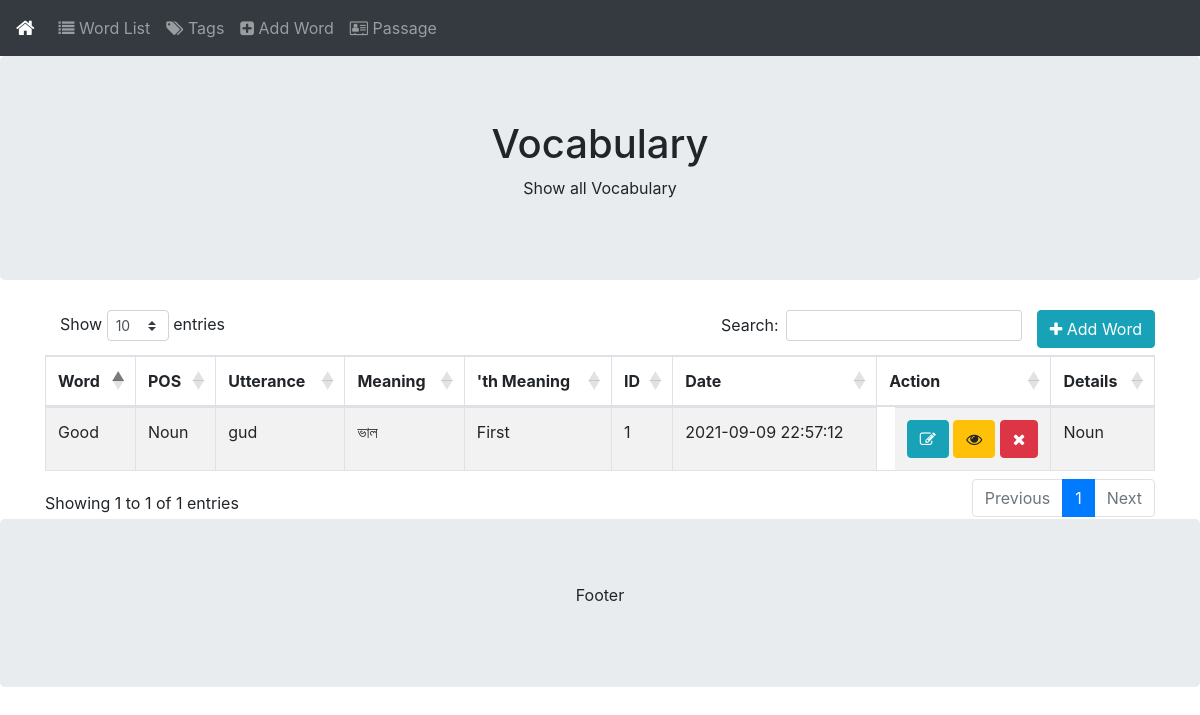
The page / on the database its author committed.
### tables this page shows
CREATE TABLE `words` (
  `id` int(11) NOT NULL,
  `word` varchar(200) NOT NULL,
  `pos` enum('Noun','Pronoun','Adjective','Verb','Adverb','Preposition','Conjunction','Interjection') NOT NULL,
  `spelling` varchar(300) DEFAULT NULL,
  `utterance` varchar(300) DEFAULT NULL,
  `mnemonics` varchar(500) DEFAULT NULL,
  `smeaning` varchar(300) NOT NULL,
  `lmeaning` varchar(1000) NOT NULL,
  `sentence` varchar(1000) DEFAULT NULL,
  `picture` varchar(200) DEFAULT NULL,
  `meaning_number` int(11) NOT NULL DEFAULT 1,
  `past` varchar(100) DEFAULT NULL,
  `participle` varchar(100) DEFAULT NULL,
  `complete` int(11) NOT NULL DEFAULT 0,
  `created_at` datetime NOT NULL DEFAULT current_timestamp(),
  `updated_at` datetime NOT NULL DEFAULT current_timestamp()
);

### database.php (called while the page is built, shortened)
<?php
class Database{
	public $hostname = "localhost";
	public $username = "root";
	public $passowrd = "";
	public $database = "vocabulary";
	public $connection;
	public function __construct()
	{
		$this->connection = new mysqli($this->hostname, $this->username, $this->passowrd, $this->database);
	}
	public function fetch($table, array $columns, array $condition){
		$where_condition = "";
		$columns = (empty($columns)) ? "*" : rtrim(implode(",",$columns), ",");
		$result=$this->connection->query("SELECT $columns FROM $table $where_condition");
		return $result->fetch_all(MYSQLI_ASSOC);
	}
}
$obj = new Database();
?>

### index.php (the view)
<?php require "header.php"; ?>
<div class="jumbotron text-center" style="margin-bottom:0">
  <h1>Vocabulary</h1>
  <p>Show all Vocabulary</p>
</div>
<div class="container" style="margin-top:30px">
  <div class="row">
    <div class="col-sm-12">
        <a href="save-word.php" class="btn btn-info pull-right"><i class="fa fa-plus" aria-hidden="true"></i> Add Word</a>
        <table id="word-list" class="table table-striped table-bordered dt-responsive nowrap" style="width:100%">
            <thead>
                <tr>
                    <th>Word</th>
                    <th>POS</th>
                    <th>Utterance</th>
                    <th>Meaning</th>
                    <th>'th Meaning</th>
                    <th>ID</th>
                    <th>Date</th>
                    <th>Action</th>
                    <th>Details</th>
                </tr>
            </thead>
            <tbody>
            <?php
                $th_meaning = array(1=>"First", 2=>"Second", 3=>"Third");
                $words = $obj->fetch("words", array(), array());
                foreach($words as $word){
                    echo '
                        <tr>
                            <td>'.$word['word'].'</td>
                            <td>'.$word['pos'].'</td>
                            <td>'.$word['utterance'].'</td>
                            <td>'.$word['smeaning'].'</td>
                            <td>'.$th_meaning[$word['meaning_number']].'</td>
                            <td>'.$word['id'].'</td>
                            <td>'.$word['updated_at'].'</td>
                            <td class="pull-right">
                                <a href="save-word.php?action=update&id='.$word['id'].'" class="btn btn-info"><i class="fa fa-pencil-square-o" aria-hidden="true"></i></a>
                                <a href="save-word.php?action=view&id='.$word['id'].'" class="btn btn-warning"><i class="fa fa-eye" aria-hidden="true"></i></a>
                                <a id="delete-data" data-id="'.$word['id'].'" data-page="words" onclick="deleteData('.$word['id'].')" class="btn btn-danger">
                                    <i class="fa fa-times" aria-hidden="true"></i>
                                </a>
                            </td>
                            <td>'.$word['pos'].'</td>
                        </tr>';
                }
                ?>
            </tbody>
        </table>
    </div>
  </div>
</div>
<?php require "footer.php"; ?>

### rows shown on the page
words: word "Good", pos "Noun", utterance "gud", smeaning "ভাল", meaning_number "First", id "1", updated_at "2021-09-09 22:57:12"
